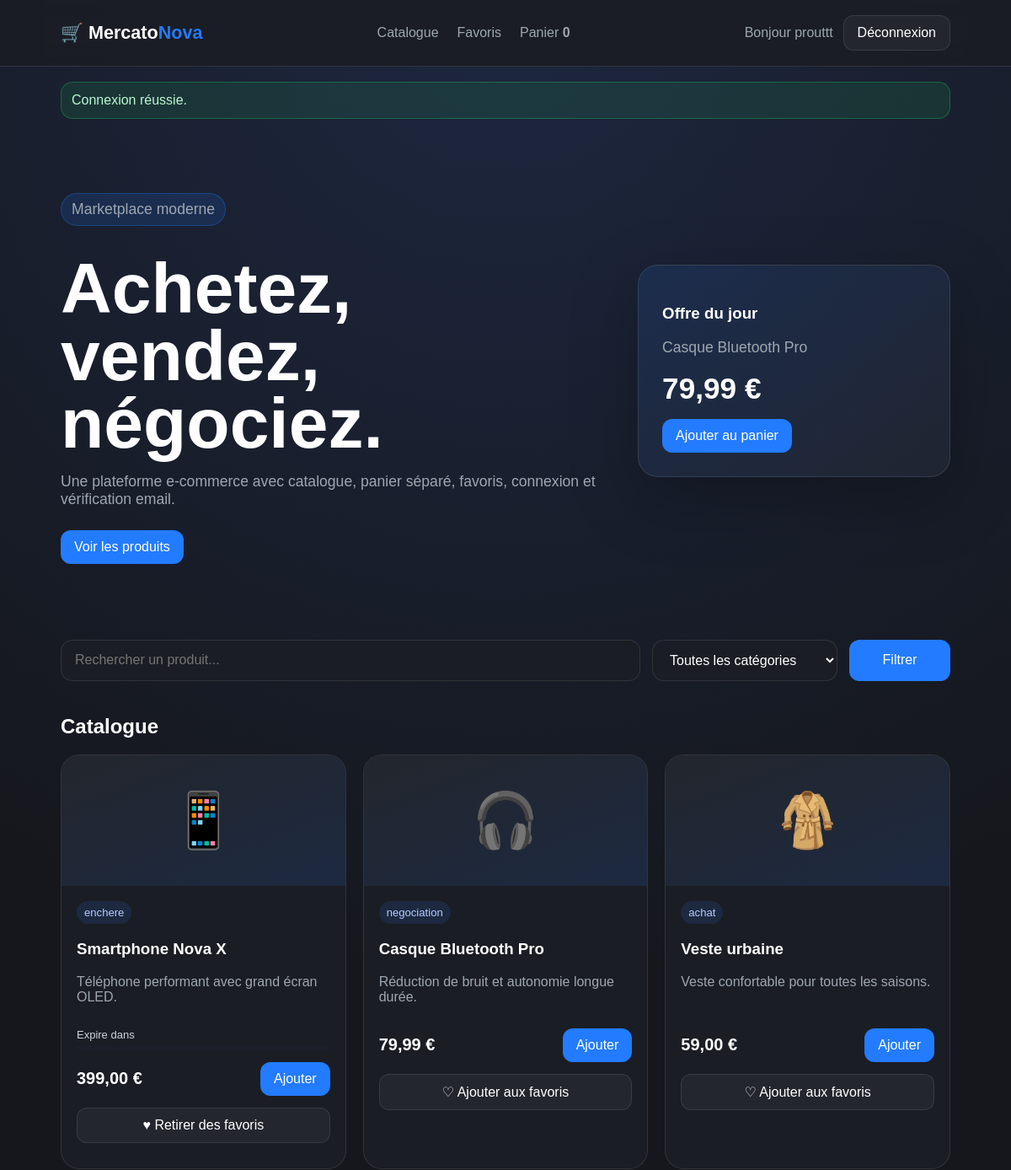
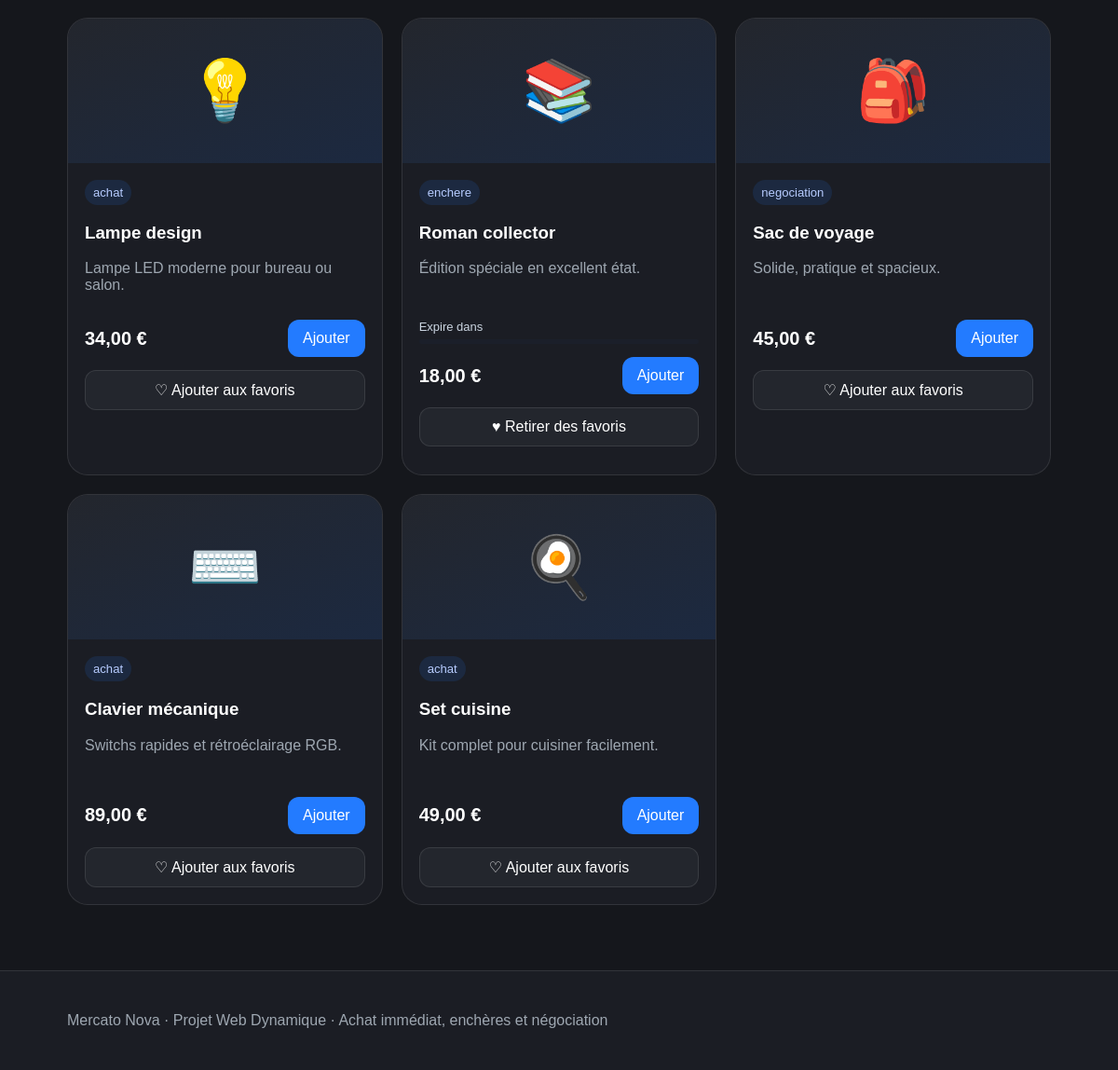
Page /index.php (signed in) on the committed database (2 pictures, top to bottom).
### tables this page shows
CREATE TABLE IF NOT EXISTS `products` (
  `id` int NOT NULL AUTO_INCREMENT,
  `name` varchar(120) NOT NULL,
  `category` varchar(60) NOT NULL,
  `icon` varchar(20) NOT NULL,
  `description` text NOT NULL,
  `price` decimal(10,2) NOT NULL,
  `sale_mode` enum('achat','enchere','negociation') NOT NULL DEFAULT 'achat',
  `seller_id` int DEFAULT NULL,
  `created_at` timestamp NULL DEFAULT CURRENT_TIMESTAMP,
  `start_date` datetime DEFAULT NULL,
  `end_date` datetime DEFAULT NULL,
  PRIMARY KEY (`id`),
  KEY `seller_id` (`seller_id`)
);

### includes/functions.php (called while the page is built, shortened)
<?php
function formatPrice(float $price): string {
    return number_format($price, 2, ',', ' ') . ' €';
}
function h(string $value): string {
    return htmlspecialchars($value, ENT_QUOTES, 'UTF-8');
}
?>

### index.php (the view, shortened to what this page needs)
<?php
require_once "config/database.php";
require_once "includes/functions.php";
$search = trim($_GET["search"] ?? "");
$sql = "SELECT * FROM products WHERE 1";
$params = [];
$sql .= " ORDER BY created_at DESC";
$stmt = $pdo->prepare($sql);
$stmt->execute($params);
$products = $stmt->fetchAll();
$favorites = [];
if (isLoggedIn()) {
  $favStmt = $pdo->prepare("SELECT product_id FROM favorites WHERE user_id = ?");
  $favStmt->execute([$_SESSION["user_id"]]);
  $favorites = array_column($favStmt->fetchAll(), "product_id");
}
include "includes/header.php";
?>
<section class="hero">
  <div>
    <p class="badge">Marketplace moderne</p>
    <h1>Achetez, vendez, négociez.</h1>
    <p>Une plateforme e-commerce avec catalogue, panier séparé, favoris, connexion et vérification email.</p>
    <div class="hero-actions">
      <a href="#catalogue" class="btn primary">Voir les produits</a>
    </div>
  </div>
  <div class="hero-card">
    <h3>Offre du jour</h3>
    <p>Casque Bluetooth Pro</p>
    <strong>79,99 €</strong>
    <form method="post" action="actions/add_cart.php">
      <button>Ajouter au panier</button>
    </form>
  </div>
</section>
<main>
  <form class="filters" method="get">
    <input name="search" value="<?= h($search) ?>" type="text" placeholder="Rechercher un produit...">
    <select name="category">
      <option value="all">Toutes les catégories</option>
    </select>
    <button>Filtrer</button>
  </form>
  <section id="catalogue">
    <h2>Catalogue</h2>
    <div class="product-grid">
      <?php foreach ($products as $product): ?>
        <article class="product-card">
          <div class="product-img"><?= h($product["icon"]) ?></div>
          <div class="product-info">
            <span class="tag"><?= h($product["sale_mode"]) ?></span>
            <h3><?= h($product["name"]) ?></h3>
            <p><?= h($product["description"]) ?></p>
            <?php if ($product["sale_mode"] === "enchere"): ?>
             <div class="auction-box">
              <div class="auction-time">
                <span>Expire dans</span>
              </div>
              <div class="time-bar">
              </div>
         <?php endif; ?>
            <div class="price-row">
              <span class="price"><?= formatPrice((float) $product["price"]) ?></span>
              <form method="post" action="actions/add_cart.php">
                <button>Ajouter</button>
              </form>
            </div>
            <form method="post" action="actions/toggle_favorite.php">
              <button class="favorite-btn" type="submit">
                <?= in_array($product["id"], $favorites) ? "♥ Retirer des favoris" : "♡ Ajouter aux favoris" ?>
              </button>
            </form>
          </div>
        </article>
      <?php endforeach; ?>
    </div>
  </section>
</main>
<?php include "includes/footer.php"; ?>

### assets/style.css (style rules this page uses)
:root { --primary: #237bff; --bg: #15171c; --panel: #1b1d24; --panel2: #23262d; --text: #fff; --muted: #9ea7b1; --danger: #ef4444; --success: #22c55e; --border: rgba(255, 255, 255, .1); }
* { box-sizing: border-box; }
body { margin: 0; font-family: Arial, Helvetica, sans-serif; color: var(--text); background: radial-gradient(circle at top, #1d2740 0, var(--bg) 45%); }
a { color: inherit; text-decoration: none; }
button, input, select { font: inherit; }
button, .btn, .login-btn { border: 0; border-radius: 12px; padding: 11px 16px; color: white; background: var(--primary); cursor: pointer; transition: .2s; }
.hero { min-height: 480px; display: grid; grid-template-columns: 1.4fr .8fr; gap: 36px; align-items: center; padding: 70px 6%; }
.badge { display: inline-block; color: #b7ccff; background: rgba(35, 123, 255, .15); border: 1px solid rgba(35, 123, 255, .3); padding: 8px 12px; border-radius: 999px; }
.hero h1 { font-size: clamp(2.5rem, 7vw, 5.5rem); line-height: .95; margin: 18px 0; }
.hero p { color: var(--muted); max-width: 680px; font-size: 1.1rem; }
.hero-actions { display: flex; gap: 14px; margin-top: 26px; }
.hero-card, .auth-card, .table-card, .panel { background: linear-gradient(145deg, rgba(35, 123, 255, .12), rgba(255, 255, 255, .04)); border: 1px solid var(--border); border-radius: 24px; padding: 28px; box-shadow: 0 25px 80px rgba(0, 0, 0, .25); }
.hero-card strong { display: block; font-size: 2.2rem; margin: 16px 0; }
main { padding: 20px 6% 70px; }
.filters { display: grid; grid-template-columns: 1fr 220px 120px; gap: 14px; margin-bottom: 40px; }
.filters input, .filters select, .auth-card input { width: 100%; background: var(--panel); color: white; border: 1px solid var(--border); border-radius: 14px; padding: 14px 16px; }
.product-grid { display: grid; grid-template-columns: repeat(auto-fill, minmax(250px, 1fr)); gap: 20px; }
.product-card { overflow: hidden; background: var(--panel); border: 1px solid var(--border); border-radius: 22px; }
.product-img { height: 155px; display: grid; place-items: center; font-size: 4rem; background: linear-gradient(160deg, var(--panel2), rgba(35, 123, 255, .13)); }
.product-info { padding: 18px; }
.tag { display: inline-block; color: #b7ccff; background: rgba(35, 123, 255, .13); padding: 6px 9px; border-radius: 999px; font-size: .82rem; }
.product-info p { color: var(--muted); min-height: 48px; }
.price-row { display: flex; align-items: center; justify-content: space-between; gap: 10px; margin: 14px 0; }
.price { font-weight: 800; font-size: 1.25rem; }
.favorite-btn { width: 100%; background: var(--panel2); border: 1px solid var(--border); }
.auction-box { margin: 12px 0; }
.auction-time { display: flex; justify-content: space-between; font-size: 13px; color: #cbd5e1; margin-bottom: 6px; }
.time-bar { width: 100%; height: 5px; background: #1b1f2a; border-radius: 20px; overflow: hidden; }

### rows in the picture
products: icon "📱", sale_mode "enchere", name "Smartphone Nova X", description "Téléphone performant avec grand écran OLED.", price "399,00 €", shows "♥ Retirer des favoris"
products: icon "🎧", sale_mode "negociation", name "Casque Bluetooth Pro", description "Réduction de bruit et autonomie longue durée.", price "79,99 €", shows "♡ Ajouter aux favoris"
products: icon "🧥", sale_mode "achat", name "Veste urbaine", description "Veste confortable pour toutes les saisons.", price "59,00 €", shows "♡ Ajouter aux favoris"
products: icon "💡", sale_mode "achat", name "Lampe design", description "Lampe LED moderne pour bureau ou salon.", price "34,00 €", shows "♡ Ajouter aux favoris"
products: icon "📚", sale_mode "enchere", name "Roman collector", description "Édition spéciale en excellent état.", price "18,00 €", shows "♥ Retirer des favoris"
products: icon "🎒", sale_mode "negociation", name "Sac de voyage", description "Solide, pratique et spacieux.", price "45,00 €", shows "♡ Ajouter aux favoris"
products: icon "⌨️", sale_mode "achat", name "Clavier mécanique", description "Switchs rapides et rétroéclairage RGB.", price "89,00 €", shows "♡ Ajouter aux favoris"
products: icon "🍳", sale_mode "achat", name "Set cuisine", description "Kit complet pour cuisiner facilement.", price "49,00 €", shows "♡ Ajouter aux favoris"

### other values in the picture
cartCount() "0"
$_SESSION['username'] "prouttt"
$_SESSION['flash'] "Connexion réussie."
